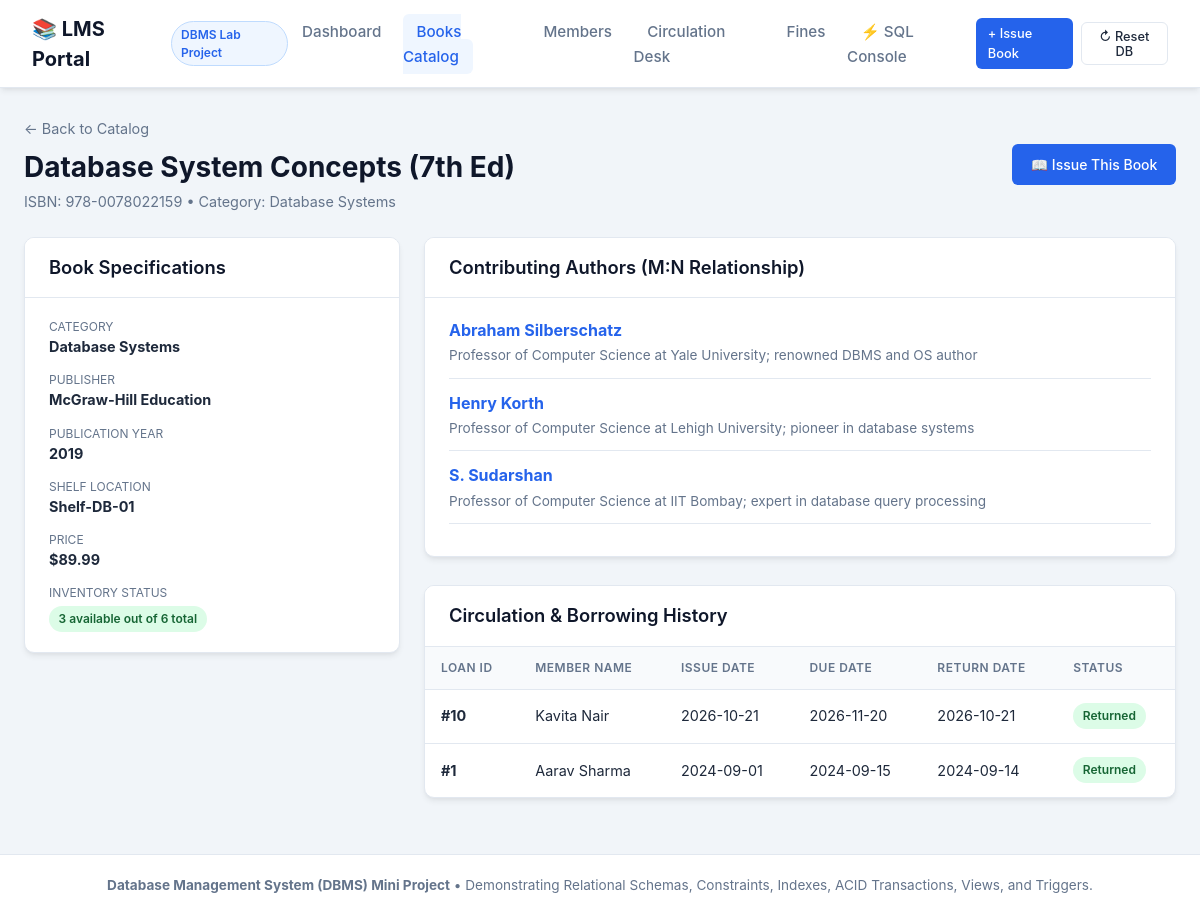
Screenshot of /books/1 with the database file from the repository.
### tables this page shows
CREATE TABLE books (
    book_id INTEGER PRIMARY KEY AUTOINCREMENT,
    isbn TEXT NOT NULL UNIQUE,
    title TEXT NOT NULL,
    category_id INTEGER NOT NULL,
    publisher_id INTEGER,
    publication_year INTEGER CHECK(publication_year >= 1000 AND publication_year <= 2100),
    total_copies INTEGER NOT NULL DEFAULT 1 CHECK(total_copies >= 0),
    available_copies INTEGER NOT NULL DEFAULT 1 CHECK(available_copies >= 0 AND available_copies <= total_copies),
    shelf_location TEXT,
    price REAL NOT NULL DEFAULT 0.0 CHECK(price >= 0.0),
    FOREIGN KEY (category_id) REFERENCES categories(category_id) ON DELETE RESTRICT,
    FOREIGN KEY (publisher_id) REFERENCES publishers(publisher_id) ON DELETE SET NULL
);

CREATE TABLE categories (
    category_id INTEGER PRIMARY KEY AUTOINCREMENT,
    category_name TEXT NOT NULL UNIQUE,
    description TEXT
);

CREATE TABLE publishers (
    publisher_id INTEGER PRIMARY KEY AUTOINCREMENT,
    name TEXT NOT NULL UNIQUE,
    address TEXT,
    phone TEXT,
    email TEXT
);

CREATE TABLE authors (
    author_id INTEGER PRIMARY KEY AUTOINCREMENT,
    first_name TEXT NOT NULL,
    last_name TEXT NOT NULL,
    biography TEXT
);

CREATE TABLE loans (
    loan_id INTEGER PRIMARY KEY AUTOINCREMENT,
    book_id INTEGER NOT NULL,
    member_id INTEGER NOT NULL,
    staff_id INTEGER,
    issue_date DATE NOT NULL DEFAULT (DATE('now')),
    due_date DATE NOT NULL CHECK(due_date >= issue_date),
    return_date DATE,
    status TEXT NOT NULL CHECK(status IN ('Issued', 'Returned', 'Overdue')) DEFAULT 'Issued',
    FOREIGN KEY (book_id) REFERENCES books(book_id) ON DELETE RESTRICT,
    FOREIGN KEY (member_id) REFERENCES members(member_id) ON DELETE RESTRICT,
    FOREIGN KEY (staff_id) REFERENCES staff(staff_id) ON DELETE SET NULL
);

### app.py (the view)
@app.route("/books/<int:book_id>")
def book_detail(book_id):
    book = database.query_one("""
        SELECT b.*, c.category_name, p.name AS publisher_name
        FROM books b
        JOIN categories c ON b.category_id = c.category_id
        LEFT JOIN publishers p ON b.publisher_id = p.publisher_id
        WHERE b.book_id = ?
    """, (book_id,))
    if not book:
        flash("Book not found.", "danger")
        return redirect(url_for("books"))
    authors = database.query_all("""
        SELECT a.*
        FROM authors a
        JOIN book_authors ba ON a.author_id = ba.author_id
        WHERE ba.book_id = ?
    """, (book_id,))
    loan_history = database.query_all("""
        SELECT l.loan_id, l.issue_date, l.due_date, l.return_date, l.status,
               m.first_name || ' ' || m.last_name AS member_name
        FROM loans l
        JOIN members m ON l.member_id = m.member_id
        WHERE l.book_id = ?
        ORDER BY l.loan_id DESC
    """, (book_id,))
    return render_template("book_detail.html", book=book, authors=authors, loan_history=loan_history)

### database.py (called while the page is built)
def get_connection() -> sqlite3.Connection:
    conn = sqlite3.connect(DB_PATH)
    conn.execute("PRAGMA foreign_keys = ON;")
    conn.row_factory = sqlite3.Row
    return conn

def query_all(sql: str, params: tuple = ()) -> List[Dict[str, Any]]:
    conn = get_connection()
    try:
        cursor = conn.cursor()
        cursor.execute(sql, params)
        rows = cursor.fetchall()
        return [dict(row) for row in rows]
    finally:
        conn.close()

def query_one(sql: str, params: tuple = ()) -> Optional[Dict[str, Any]]:
    conn = get_connection()
    try:
        cursor = conn.cursor()
        cursor.execute(sql, params)
        row = cursor.fetchone()
        return dict(row) if row else None
    finally:
        conn.close()

### templates/book_detail.html (shortened to what this page needs)
{% extends 'base.html' %}
{% block content %}
<div class="page-header">
  <div>
    <a href="{{ url_for('books') }}" style="text-decoration:none;color:var(--text-muted);font-size:0.9rem;">&larr; Back to Catalog</a>
    <h1 class="page-title" style="margin-top:0.35rem;">{{ book.title }}</h1>
    <p class="page-subtitle">ISBN: {{ book.isbn }} &bull; Category: {{ book.category_name }}</p>
  </div>
  <div>
    {% if book.available_copies > 0 %}
      <a href="{{ url_for('circulation') }}?book_id={{ book.book_id }}" class="btn btn-primary">📖 Issue This Book</a>
    {% else %}
      <button class="btn btn-secondary" disabled>Currently Out of Stock</button>
    {% endif %}
  </div>
</div>
<div style="display:grid;grid-template-columns:1fr 2fr;gap:1.5rem;align-items:start;">
  <div class="card">
    <div class="card-header">
      <h3 class="card-title">Book Specifications</h3>
    </div>
    <div class="card-body">
      <div style="display:flex;flex-direction:column;gap:0.85rem;font-size:0.9rem;">
        <div>
          <span style="color:var(--text-muted);display:block;font-size:0.75rem;text-transform:uppercase;">Category</span>
          <strong>{{ book.category_name }}</strong>
        </div>
        <div>
          <span style="color:var(--text-muted);display:block;font-size:0.75rem;text-transform:uppercase;">Publisher</span>
          <strong>{{ book.publisher_name or 'N/A' }}</strong>
        </div>
        <div>
          <span style="color:var(--text-muted);display:block;font-size:0.75rem;text-transform:uppercase;">Publication Year</span>
          <strong>{{ book.publication_year or 'N/A' }}</strong>
        </div>
        <div>
          <span style="color:var(--text-muted);display:block;font-size:0.75rem;text-transform:uppercase;">Shelf Location</span>
          <strong>{{ book.shelf_location or 'N/A' }}</strong>
        </div>
        <div>
          <span style="color:var(--text-muted);display:block;font-size:0.75rem;text-transform:uppercase;">Price</span>
          <strong>${{ "%.2f"|format(book.price) }}</strong>
        </div>
        <div>
          <span style="color:var(--text-muted);display:block;font-size:0.75rem;text-transform:uppercase;">Inventory Status</span>
          <div style="margin-top:0.25rem;">
            <span class="badge {% if book.available_copies > 0 %}badge-success{% else %}badge-danger{% endif %}">
              {{ book.available_copies }} available out of {{ book.total_copies }} total
            </span>
          </div>
        </div>
      </div>
    </div>
  </div>
  <div>
    <div class="card">
      <div class="card-header">
        <h3 class="card-title">Contributing Authors (M:N Relationship)</h3>
      </div>
      <div class="card-body">
        {% for author in authors %}
          <div style="padding-bottom:0.75rem;margin-bottom:0.75rem;border-bottom:1px solid var(--border);">
            <h4 style="font-size:1rem;color:var(--primary);margin-bottom:0.2rem;">{{ author.first_name }} {{ author.last_name }}</h4>
            <p style="font-size:0.85rem;color:var(--text-muted);">{{ author.biography or 'No biography available.' }}</p>
          </div>
        {% else %}
          <p style="color:var(--text-muted);">No author records associated with this book.</p>
        {% endfor %}
      </div>
    </div>
    <div class="card">
      <div class="card-header">
        <h3 class="card-title">Circulation &amp; Borrowing History</h3>
      </div>
      <div class="table-responsive">
        <table>
          <thead>
            <tr>
              <th>Loan ID</th>
              <th>Member Name</th>
              <th>Issue Date</th>
              <th>Due Date</th>
              <th>Return Date</th>
              <th>Status</th>
            </tr>
          </thead>
          <tbody>
            {% for loan in loan_history %}
            <tr>
              <td><strong>#{{ loan.loan_id }}</strong></td>
              <td>{{ loan.member_name }}</td>
              <td>{{ loan.issue_date }}</td>
              <td>{{ loan.due_date }}</td>
              <td>{{ loan.return_date or '---' }}</td>
              <td>
                {% if loan.status == 'Returned' %}
                  <span class="badge badge-success">Returned</span>
                {% elif loan.status == 'Overdue' %}
                  <span class="badge badge-danger">Overdue</span>
                {% else %}
                  <span class="badge badge-info">Issued</span>
                {% endif %}
              </td>
            </tr>
            {% else %}
            <tr>
              <td colspan="6" style="text-align:center;padding:1.5rem;color:var(--text-muted);">This book has not been borrowed yet.</td>
            </tr>
            {% endfor %}
          </tbody>
        </table>
      </div>
    </div>
  </div>
</div>
{% endblock %}

### static/css/style.css (style rules this page uses)
:root { --primary: #2563eb; --primary-hover: #1d4ed8; --secondary: #64748b; --success: #10b981; --warning: #f59e0b; --danger: #ef4444; --dark: #0f172a; --light: #f8fafc; --card-bg: #ffffff; --border: #e2e8f0; --text-main: #1e293b; --text-muted: #64748b; --radius: 10px; --shadow: 0 4px 6px -1px rgba(0, 0, 0, 0.07), 0 2px 4px -2px rgba(0, 0, 0, 0.05); --shadow-lg: 0 10px 15px -3px rgba(0, 0, 0, 0.08), 0 4px 6px -4px rgba(0, 0, 0, 0.04); }
* { margin: 0; padding: 0; box-sizing: border-box; font-family: -apple-system, BlinkMacSystemFont, "Segoe UI", Roboto, "Helvetica Neue", Arial, sans-serif; }
body { background-color: #f1f5f9; color: var(--text-main); line-height: 1.5; min-height: 100vh; display: flex; flex-direction: column; }
.page-header { display: flex; justify-content: space-between; align-items: center; margin-bottom: 1.5rem; flex-wrap: wrap; gap: 1rem; }
.page-title { font-size: 1.75rem; font-weight: 700; color: var(--dark); }
.page-subtitle { font-size: 0.9rem; color: var(--text-muted); margin-top: 0.2rem; }
.card { background: var(--card-bg); border: 1px solid var(--border); border-radius: var(--radius); box-shadow: var(--shadow); margin-bottom: 1.75rem; overflow: hidden; }
.card-header { padding: 1rem 1.5rem; border-bottom: 1px solid var(--border); background: #ffffff; display: flex; justify-content: space-between; align-items: center; flex-wrap: wrap; gap: 0.75rem; }
.card-title { font-size: 1.15rem; font-weight: 600; color: var(--dark); }
.card-body { padding: 1.25rem 1.5rem; }
.table-responsive { overflow-x: auto; }
table { width: 100%; border-collapse: collapse; text-align: left; font-size: 0.9rem; }
th { background-color: #f8fafc; color: var(--text-muted); font-weight: 600; padding: 0.75rem 1rem; border-bottom: 1px solid var(--border); text-transform: uppercase; font-size: 0.75rem; letter-spacing: 0.5px; }
td { padding: 0.85rem 1rem; border-bottom: 1px solid var(--border); vertical-align: middle; }
tr:last-child td { border-bottom: none; }
.badge { display: inline-block; padding: 0.25rem 0.6rem; border-radius: 9999px; font-size: 0.75rem; font-weight: 600; }
.badge-success { background: #dcfce7; color: #166534; }
.btn { display: inline-flex; align-items: center; justify-content: center; gap: 0.4rem; font-weight: 500; font-size: 0.875rem; padding: 0.55rem 1.1rem; border-radius: 6px; cursor: pointer; border: 1px solid transparent; text-decoration: none; transition: all 0.2s ease; }
.btn-primary { background-color: var(--primary); color: #ffffff; }

### rows the page displays
books: title "Database System Concepts (7th Ed)", isbn "978-0078022159", publication_year "2019", shelf_location "Shelf-DB-01", price "89.99", available_copies "3", total_copies "6"
categories: category_name "Database Systems"
publishers: name "McGraw-Hill Education"
authors: first_name "Abraham", last_name "Silberschatz", biography "Professor of Computer Science at Yale University; renowned DBMS and OS author"
authors: first_name "Henry", last_name "Korth", biography "Professor of Computer Science at Lehigh University; pioneer in database systems"
authors: first_name "S.", last_name "Sudarshan", biography "Professor of Computer Science at IIT Bombay; expert in database query processing"
loans: loan_id "10", member_name "Kavita Nair", issue_date "2026-10-21", due_date "2026-11-20", return_date "2026-10-21", status "Returned"
loans: loan_id "1", member_name "Aarav Sharma", issue_date "2024-09-01", due_date "2024-09-15", return_date "2024-09-14", status "Returned"
